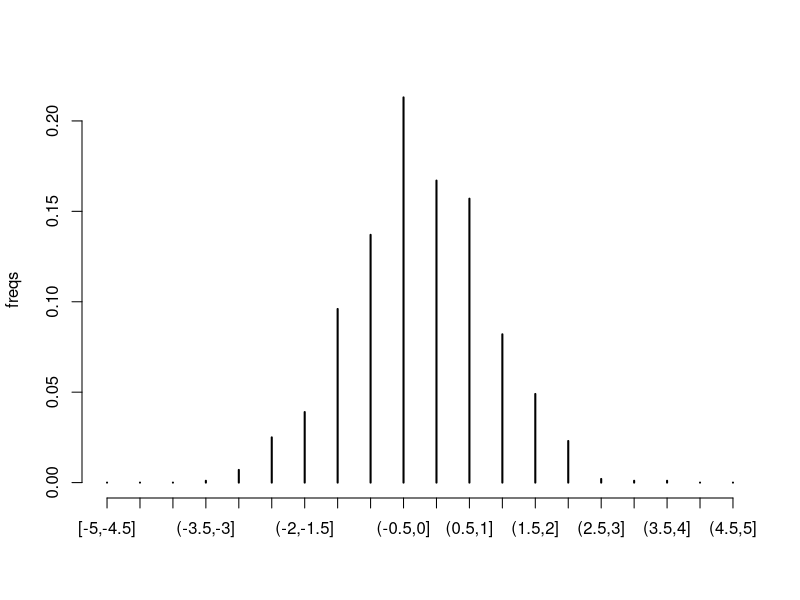

This figure's R source:
set.seed(1)

x <- rnorm(1000)

bin_range <- c(-5,5)
bin_width <- 0.5
bins <- seq(bin_range[1], bin_range[2], bin_width)

freqs <- table(cut(x, breaks = bins, include.lowest = T))

n <- sum(freqs)
m <- sum(freqs > 0)

freqs <- freqs/n

# Plot to ensure it is more or less Gaussian
plot(freqs) 

# Entropy
H <- -sum(ifelse(freqs > 0, freqs * log2(freqs), 0))/bin_width
# 2.765823

# Entropy.MillerMadow
H.MM <- H + (m - 1)/(2 * n)
# 2.860823

# Entropy if Gaussian (eq 1)
H.norm <- 0.5 * log(2 * pi * exp(1) * sd(x)^2)
# 1.448215
log(sd(x)) + 1.42  # 1.418939



# Entropy if Gaussian (2 * eq 1)
log(2 * pi * exp(1) * sd(x)^2)
# 2.89643

H - H.norm
